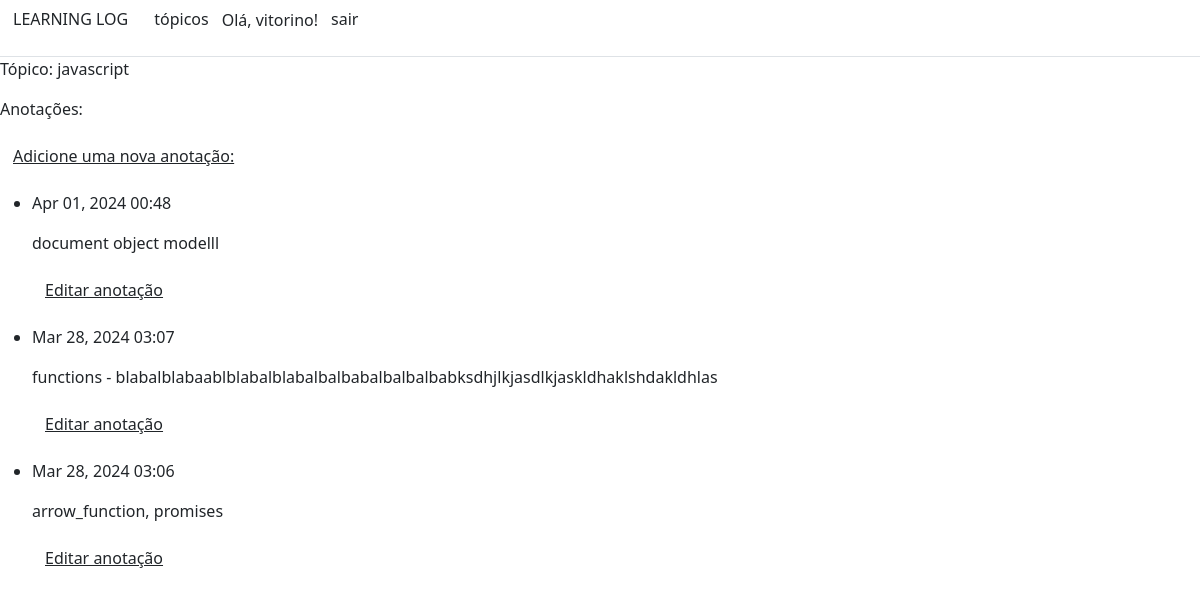
/topics/2/ (signed in), run on the app's committed database.
### learning_logs/models.py (models this page shows, shortened)
class Topic(models.Model):
    text = models.CharField(max_length = 200)
    date_added = models.DateTimeField(auto_now_add = True)
    owner = models.ForeignKey(User, on_delete=models.CASCADE)
    def __str__(self):
        return self.text

class Entry(models.Model):
    topic = models.ForeignKey(Topic, on_delete = models.CASCADE)
    text = models.TextField()
    date_added = models.DateTimeField(auto_now_add = True)
    class Meta:
        verbose_name_plural = 'entries'

### learning_logs/views.py (the view)
# urls.py: path('topics/<topic_id>/', views.topic, name='topic'),
@login_required
def topic(request, topic_id):
    topic = Topic.objects.get(id = topic_id)
    if topic.owner != request.user:
        raise Http404
    entries = topic.entry_set.order_by('-date_added')
    context = {'topic' : topic, 'entries' : entries}
    return render(request, 'learning_logs/topic.html', context)

### learning_logs/templates/learning_logs/topic.html
{% extends "learning_logs/base.html" %}
{% block content %}
    <p>Tópico: {{ topic }}</p>
    <p>Anotações: </p>
    <p><a href="{% url 'new_entry' topic.id %}" class="text-reset btn btn-link">Adicione uma nova anotação:</a></p>
    <ul>
        {% for entry in entries %}
        <li>
            <p>{{ entry.date_added | date:'M d, Y H:i' }}</p>
            <p>{{ entry.text | linebreaks }}</p>
            <p>
                <a href="{% url 'edit_entry' entry.id %}" class="text-reset btn btn-link">Editar anotação</a>
            </p>
        </li>
        {% empty %}
        <li>
            não há registros.
        </li>
        {% endfor %}
    </ul>
{% endblock content %}

### learning_logs/templates/learning_logs/base.html (shortened to what this page needs)
<!DOCTYPE html>
<html lang="pt-br">
<head>
    <link href="https://cdn.jsdelivr.net/npm/bootstrap@5.3.0/dist/css/bootstrap.min.css" rel="stylesheet">
</head>
<body>
<div class="conteiner">
    <div role="navigation">
        <ul class="nav nav-tabs">
                <li role="presentation" class="active"><a href="{% url 'index' %}" class="text-reset text-decoration-none btn btn-link">LEARNING LOG</a></li>
                <li role="presentation"><a href="{% url 'topics' %}" class="text-reset text-decoration-none btn btn-link">tópicos</a></li>
                {% if user.is_authenticated %}
                    <p class="navbar-text">Olá, {{ user.username }}!</p>
                    <li role="presentation"><a href="{% url 'logout' %}" class="text-reset text-decoration-none btn btn-link">sair</a></li>
                {% else %}
                    <li role="presentation"><a href="{% url 'register' %}" class="text-reset text-decoration-none btn btn-link">cadastre-se</a></li>
                    <li role="presentation"><a href="{% url 'login' %}" class="text-reset text-decoration-none btn btn-link">entrar</a></li>
                {% endif %}
        </ul>
    </div>
</div>
{% block content %}{% endblock content %}
</body>
</html>

### data on the page
Topic: text "javascript"
Entry: date_added "Apr 01, 2024 00:48", text "document object modelll"
Entry: date_added "Mar 28, 2024 03:07", text "functions - blabalblabaablblabalblabalbalbabalbalbalbabksdhjlkjasdlkjaskldhaklshdakldhlas"
Entry: date_added "Mar 28, 2024 03:06", text "arrow_function, promises"

### other printed values
{{ user.username }} "vitorino"
